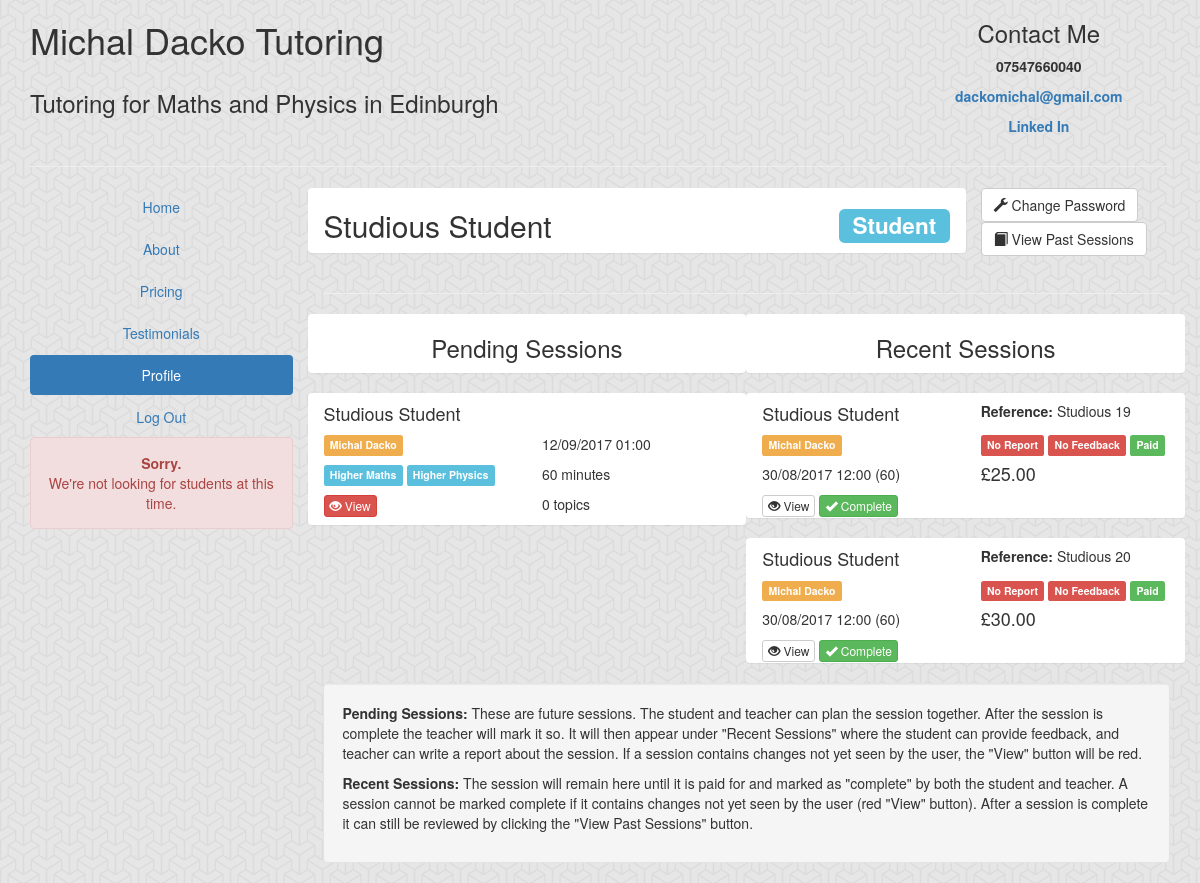
/school/profile/ (signed in), run on the app's committed database.
### school/models.py (models this page shows, shortened)
class Profile(models.Model):
	user = models.OneToOneField(User, on_delete=models.CASCADE, related_name="profile")
	isStudent = models.BooleanField(default=True)
	isParent = models.BooleanField(default=False)
	isTeacher = models.BooleanField(default=False)
	def getName(self):
		return self.user.first_name + " " + self.user.last_name

class Session(models.Model):
	subjects=models.ManyToManyField(Subject, related_name="Sessions")
	teacher=models.ForeignKey(Teacher, related_name="Sessions", null=True)
	student=models.ForeignKey(Student, related_name="Sessions")
	done=models.BooleanField(default=False)
	date=models.DateTimeField()
	duration=models.IntegerField()
	cost=models.FloatField(blank=True, null=True)
	notes=models.TextField(max_length=500, blank=True)
	request=models.TextField(max_length=1000, blank=True)
	report=models.TextField(max_length=500,blank=True)
	feedback=models.TextField(max_length=500,blank=True)
	paid=models.BooleanField(default=False)
	discount=models.FloatField(default=0)
	uploads=models.ManyToManyField(Upload, related_name="Sessions", blank=True)
	completedTeacher=models.BooleanField(default=False)
	completedStudent=models.BooleanField(default=False)
	completed=models.BooleanField(default=False)
	changedForTeacher=models.BooleanField(default=True)
	changedForStudent=models.BooleanField(default=True)
	plannedTopics=models.ManyToManyField(Topic, related_name="SessionsPlanned", blank=True)
	learnedTopics=models.ManyToManyField(Topic, related_name="SessionsLearned", blank=True)
	unlearnedTopics=models.ManyToManyField(Topic, related_name="SessionsFailed", blank=True)
	def getReference(self):
		return self.student.profile.user.first_name + " " + str(self.id)

class Student(models.Model):
	profile=models.OneToOneField(Profile, on_delete=models.CASCADE, related_name="Student")
	parent=models.ForeignKey(Profile, related_name="Child")
	teacher= models.ForeignKey(Teacher, related_name="Students")

class Teacher(models.Model):
	profile=models.OneToOneField(Profile, on_delete=models.CASCADE, related_name="Teacher")
	accountName=models.CharField(max_length=50)
	sortCode=models.CharField(max_length=8)
	accountNumber=models.CharField(max_length=8)
	about = models.TextField(max_length=1000)
	qualifications = models.TextField(max_length=500)
	picturelink = models.CharField(max_length=300)
	def __str__(self):
		return self.profile.getName()

class Subject(models.Model):
	name=models.CharField(max_length=100)
	level=models.ForeignKey(Level, related_name="Subjects")
	def __str__(self):
		return self.level.name + " " + self.name

class Level(models.Model):
	name=models.CharField(max_length=100)
	note=models.TextField(max_length=500)
	price=models.FloatField()
	recommended=models.TextField(max_length=500)

### school/views.py (the view, shortened to what this page needs)
def profile(request):
	if not request.user.is_authenticated:
		return redirect('login')
	profile= Profile.objects.get(user=request.user)
	context={}
	if profile.isTeacher:
		template="teacherProfile.html"
		unPaidSessions = profile.Teacher.Sessions.all().filter(paid=False, done=True, completed=False).order_by("-changedForTeacher", "-date")
		DoneSessions= profile.Teacher.Sessions.all().filter(done=True, paid=True, completed=False).order_by("-changedForTeacher", "-date")
		unDoneSessions = profile.Teacher.Sessions.all().filter(done=False, completed=False).order_by("-changedForTeacher", "-date")
		context.update({"unPaidSessions":unPaidSessions, "DoneSessions":DoneSessions, "unDoneSessions":unDoneSessions})
	elif profile.isStudent:
		template="studentProfile.html"
		unDoneSessions = profile.Student.Sessions.all().filter(done=False, completed=False).order_by("-changedForStudent", "-date")
		DoneSessions= profile.Student.Sessions.all().filter(done=True, completed=False).order_by("-changedForStudent", "-date")
		context.update({"DoneSessions":DoneSessions, "unDoneSessions":unDoneSessions})
	context.update({"form":ChangePasswordForm(),"profile":profile})
	return render(request,template,context)

### generalinfo/templatetags/pounds.py (called while the page is built)
@register.filter
def pound(pounds):
    if pounds:
        pounds = round(float(pounds), 2)
        return "%s%s" % (intcomma(int(pounds)), ("%0.2f" % pounds)[-3:])
    else:
        return ''

### school/templates/studentProfile.html (shortened to what this page needs)
{% extends "profileBase.html" %}
{% load pounds %}
{% block stuff %}
        <div class="row">
            <div class="col-sm-12 col-md-6">
                <div class="row">
                    <div class="col-sm-12 panel">
                        <div class="centerIt"><h3>Pending Sessions</h3></div>
                    </div>
                    <div class="col-sm-12">
                        {% if unDoneSessions %}
                            {% for session in unDoneSessions %}
                                <div class="row panel">
                                    <div class="col-sm-12">
                                        <h4>{{session.student.profile.getName}}</h4>
                                    </div>
                                    <div class="col-sm-12 col-md-6">
                                        <p><span class="label label-warning centerIt">{{session.teacher}}</span></p>
                                        <p>{%for sub in session.subjects.all%}<span class="label label-info centerIt">{{sub}}</span> {%endfor%}</p>
                                        <a href="/school/session/{{session.id}}" class="btn btn-xs {% if session.changedForStudent and profile.isStudent%}btn-danger{%else%}btn-default{%endif%} "><i class="glyphicon glyphicon-eye-open"></i> View</a>
                                    </div>
                                    <div class="col-sm-12 col-md-6">
                                        <p>{{session.date|date:'d/m/Y H:i'}}</p>
                                        <p>{{session.duration}} minutes</p>
                                        <p>{{session.plannedTopics.all|length}} topics</p>
                                    </div>
                                </div>
                            {% endfor %}
                        {% else %}
                        <p>There is nothing here.</p>
                        {%endif%}
                    </div>
                </div>
            </div>
            <div class="col-sm-12 col-md-6">
                <div class="row">
                    <div class="col-sm-12 panel">
                        <div class="centerIt"><h3>Recent Sessions</h3></div>
                    </div>
                    <div class="col-sm-12">
                        {% if DoneSessions %}
                            {% for session in DoneSessions %}
                                <div class="row panel">
                                    <div class="col-sm-12">
                                        <div class="row">
                                            <div class="col-sm-6">
                                                <h4>{{session.student.profile.getName}}</h4>
                                            </div>
                                            <div class="col-sm-6">
                                                <h5><b>Reference:</b> {{session.getReference}}</h5>
                                            </div>
                                        </div>
                                    </div>
                                    <div class="col-sm-12 col-md-6">
                                        <p><span class="label label-warning centerIt">{{session.teacher}}</span></p>
                                        <p>{{session.date|date:'d/m/Y H:i'}} ({{session.duration}})</p>
                                        <a href="/school/session/{{session.id}}" class="btn btn-xs {% if session.changedForStudent and profile.isStudent%}btn-danger{%else%}btn-default{%endif%}"><i class="glyphicon glyphicon-eye-open"></i> View</a>
                                        {% if profile.isStudent %}
                                        {% if session.completedStudent %}
                                        <a href="#" class="btn btn-xs btn-success" disabled><i class="glyphicon glyphicon-ok"></i> Completed</a>
                                        {% else %}
                                        <a href="/school/complete/{{session.id}}" class="btn btn-xs btn-success"><i class="glyphicon glyphicon-ok"></i> Complete</a>
                                        {% endif %}
                                        {% endif%}
                                    </div>
                                    <div class="col-sm-12 col-md-6">
                                        {%if session.report %}
                                        <span class="label label-success">Report</span>
                                        {%else%}
                                        <span class="label label-danger">No Report</span>
                                        {%endif%}
                                        {%if session.feedback %}
                                        <span class="label label-success">Feedback</span>
                                        {%else%}
                                        <span class="label label-danger">No Feedback</span>
                                        {%endif%}
                                        {%if session.paid%}
                                        <span class="label label-success">Paid</span>
                                        {%else%}
                                        <span class="label label-danger">Un-paid</span>
                                        {%endif%}
                                        <h4>&pound{{session.cost|pound}}</h4>
                                    </div>
                                </div>
                            {% endfor %}
                        {% else %}
                        <p>There is nothing here.</p>
                        {%endif%}
                    </div>
                </div>
            </div>
        </div>
        <div class="col-sm-12 well">
            <p><b>Pending Sessions: </b>These are future sessions. The student and teacher can plan the session together. After the session is complete the teacher will mark it so. It will then appear under "Recent Sessions" where the student can provide feedback, and teacher can write a report about the session. If a session contains changes not yet seen by the user, the "View" button will be red.</p>
            <p><b>Recent Sessions: </b>The session will remain here until it is paid for and marked as "complete" by both the student and teacher. A session cannot be marked complete if it contains changes not yet seen by the user (red "View" button). After a session is complete it can still be reviewed by clicking the "View Past Sessions" button.</p>
        </div>
    </div>
{% endblock %}

### school/templates/profileBase.html (shortened to what this page needs)
{% extends "base.html" %}
{% block profile%}
class="active"
{% endblock %}
{% block content %}
    <div class="col-sm-12 col-md-9">
        <div class="row">
            <div class="col-sm-9 panel">
                <h2>{{profile.getName}} <span style="float:right" class="label label-info centerIt">
                {% if profile.isTeacher%}
                    Teacher
                {% elif profile.isStudent%}
                    Student
                {% else%}
                    Parent
                {%endif%}
                </span></h2>
            </div>
            <div class="col-sm-3">
                <button type="button" class="btn btn-default" data-toggle="modal" data-target="#changepassword">
                <i class="glyphicon glyphicon-wrench"></i>
                Change Password
                </button>
                <a href="/school/viewsessions" class="btn btn-default">
                <i class="glyphicon glyphicon-book"></i>
                View Past Sessions
                </a>
            </div>
        </div>
        <hr/>
        {% block stuff%}
        {% endblock%}
        </div>
{% endblock %}

### templates/base.html (shortened to what this page needs)
<!doctype html>
<html class="no-js" lang="en">
    <head>
        <link rel="stylesheet" href="https://maxcdn.bootstrapcdn.com/bootstrap/3.3.7/css/bootstrap.min.css">
        <link rel="stylesheet" href="/static/css/app.css"/>
    </head>
    <body class="container">
        <nav class="row">
            <div class="col-sm-12 col-md-9">
                <div class="row">
                    <div class="col-sm-12 ">
                        <h1>Michal Dacko Tutoring</h1>
                    </div>
                    <div class="col-sm-12 ">
                        <h3>Tutoring for Maths and Physics in Edinburgh</h3>
                    </div>
                </div>
            </div>
            <div class="col-sm-12 col-md-3 centerIt">
                <div class="row">
                    <div class="col-sm-12">
                        <p><h3>Contact Me</h3></p>
                        <p><b>07547660040</b></p>
                        <p><b><a href="mailto:dackomichal@gmail.com">dackomichal@gmail.com</a></b></p>
                        <p><b><a href="http://www.linkedin.com/in/michal-dacko" target="_blank">Linked In</a></b></p>
                    </div>
                </div>
            </div>
        </nav>
        <hr/>
        <div class="row">
            <div class= "centerIt col-sm-12 col-md-3">
                <nav class="row" >
                    <div class="col-sm-12">
                        <ul class="nav nav-pills nav-stacked">
                            <li role="presentation" {% block home %}{% endblock%}><a href="/">Home</a></li>
                            <li role="presentation" {% block about %}{% endblock%}><a href="/about">About</a></li>
                            <li role="presentation" {% block pricing %}{% endblock%}><a href="/pricing">Pricing</a></li>
                            <li role="presentation" {% block testimonials %}{% endblock%}><a href="/testimonials">Testimonials</a></li>
                            <li role="presentation" {% block profile %}{% endblock%}><a href="/school">
                                {% if user.is_authenticated %}
                                Profile
                                {%else%}
                                Log In
                                {%endif%}
                            </a></li>
                            {% if user.is_authenticated %}
                                <li role="presentation"><a href="/school/logout">Log Out</a></li>
                            {%endif%}
                        </ul>
                    </div>
                </nav>
                <div class="row">
                    <div class="col-sm-12">
                        {% if accepting %}
                        <div data-alert class=" alert alert-success"><p><b>Contact Us!</b><br/> We're looking for students :D</p>
                        </div>
                        {% else %}
                        <div data-alert class=" alert alert-danger"><p><b>Sorry.</b><br/> We're not looking for students at this time.</p>
                        </div>
                        {% endif%}
                    </div>
                </div>
            </div>
            <div class="col-sm-12 col-md-9">
            </div>
            {% block content %}
            {% endblock %}
    </body>
</html>

### static/css/app.css (style rules this page uses)
body { background: url("/static/img/background.png"); }
.centerIt { text-align: center; }

### data on the page
Profile: getName "Studious Student"
Session: student.profile.getName "Studious Student", teacher "Michal Dacko", date "12/09/2017 01:00", duration "60", plannedTopics.all|length "0"
Subject: level+name "Higher Maths"
Subject: level+name "Higher Physics"
Session: student.profile.getName "Studious Student", getReference "Studious 19", teacher "Michal Dacko", date "30/08/2017 12:00", duration "60", report "No Report", feedback "No Feedback", paid "Paid", cost|pound "25.00"
Session: student.profile.getName "Studious Student", getReference "Studious 20", teacher "Michal Dacko", date "30/08/2017 12:00", duration "60", report "No Report", feedback "No Feedback", paid "Paid", cost|pound "30.00"
